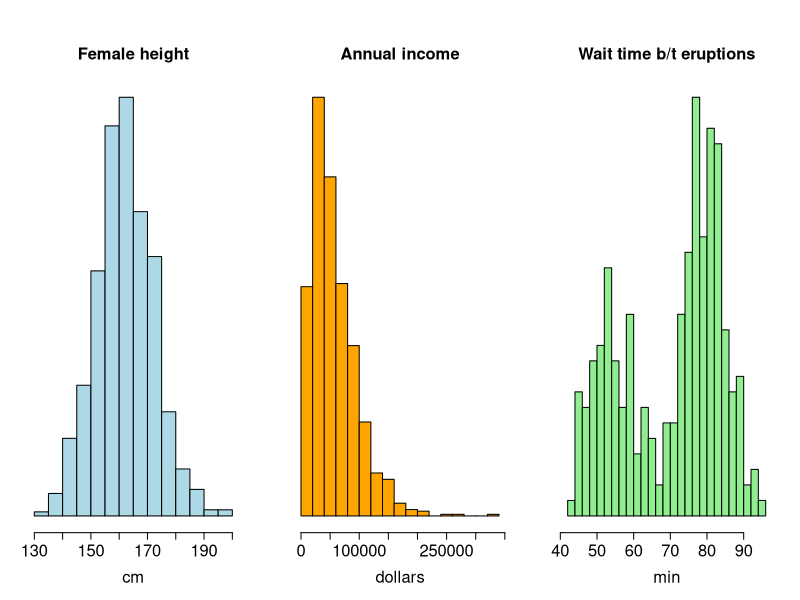
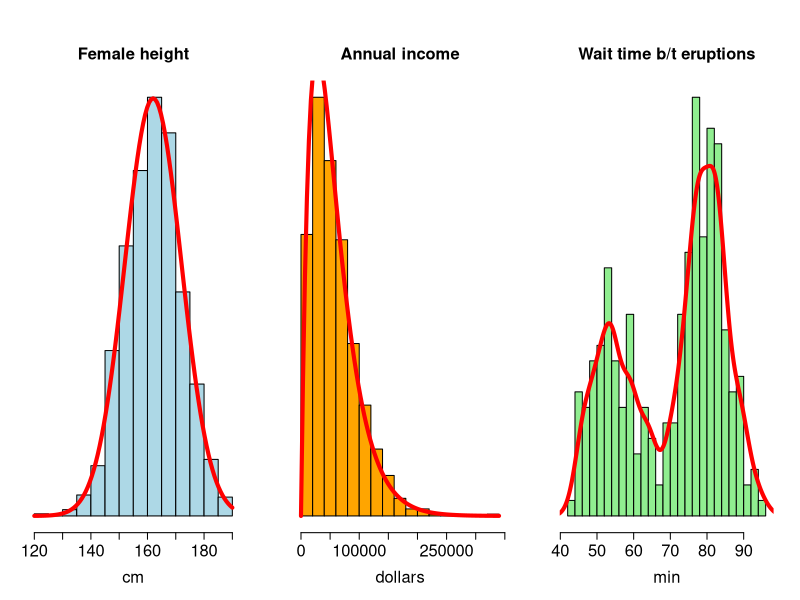
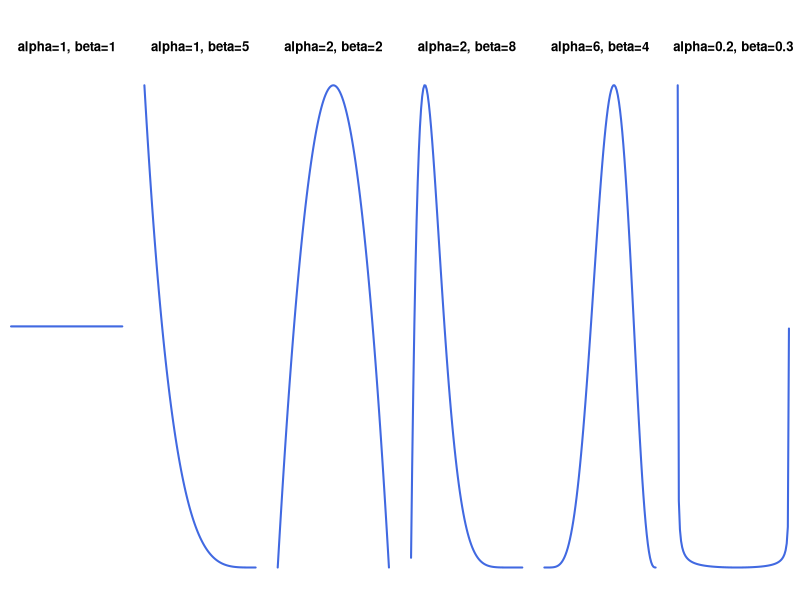
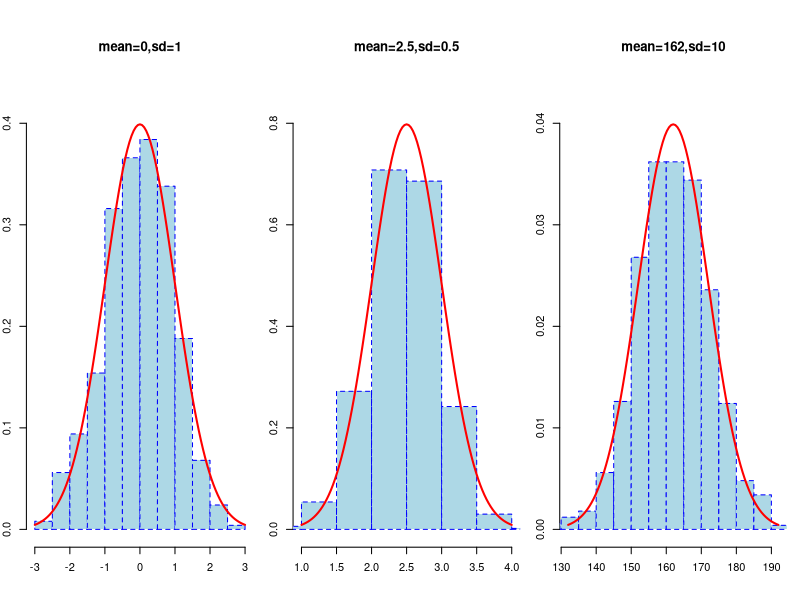

These charts were generated, in order, by the following R code:
## ---- chunk 1
#| code-fold: true
#| code-summary: "Show code"
#| out-width: 80%

par(mar=c(5.1,2,4.1,2),oma=c(0,0,2,0),mfrow=c(1,3))
hist(rnorm(n=1000,mean=162,sd=10),freq=F,
     ylab=NA,
     xlab='cm',
     main='Female height',
     yaxt='n',
     col='lightblue',
     #border='blue',lty='dashed',
     nclass=20,
     cex.lab=1.5,
     cex.axis=1.5,
     cex.main=1.5)

hist(rgamma(n=1000,shape = 2,scale = 28000),freq=F,
     xlab='dollars',
     ylab=NA,
     main='Annual income',
     #cex.main=2,
     yaxt='n',
     col='orange',
     #border='blue',lty='dashed',
     nclass=20,
     cex.lab=1.5,
     cex.axis=1.5,
     cex.main=1.5)

hist(faithful$waiting,xlab='min', main='Wait time b/t eruptions',probability=T, 
     col='lightgreen',nclass=20, yaxt='n', ylab=NA,
     cex.lab=1.5,
     cex.axis=1.5,
     cex.main=1.5)
## ---- chunk 2
#| code-fold: true
#| code-summary: "Show code"
#| out-width: 80%

par(mar=c(5.1,2,4.1,2),oma=c(0,0,2,0),mfrow=c(1,3))
hist(rnorm(n=1000,mean=162,sd=10),freq=F,
     ylab=NA,
     xlab='cm',
     main='Female height',
     yaxt='n',
     col='lightblue',
     #border='blue',lty='dashed',
     nclass=20,
     cex.lab=1.5,
     cex.axis=1.5,
     cex.main=1.5)
curve(dnorm(x,mean=162,sd=10),add=T,col='red',lwd=4)

hist(rgamma(n=1000,shape = 2,scale = 28000),freq=F,
     xlab='dollars',
     ylab=NA,
     main='Annual income',
     #cex.main=2,
     yaxt='n',
     col='orange',
     #border='blue',lty='dashed',
     nclass=20,
     cex.lab=1.5,
     cex.axis=1.5,
     cex.main=1.5)
curve(dgamma(x,shape = 2,scale=28000),add=T,col='red',lwd=4)

hist(faithful$waiting,xlab='min', main='Wait time b/t eruptions',probability=T, 
     col='lightgreen',nclass=20, yaxt='n', ylab=NA,
     cex.lab=1.5,
     cex.axis=1.5,
     cex.main=1.5)
dest = density(faithful$waiting,kernel = "gaussian",bw=2)
lines(dest, col = "red",lwd=4)
## ---- chunk 3
#| code-fold: true
#| code-summary: "Show code"
#| fig-width: 12
#| fig-height: 3
#| out-width: 80%
#| fig-align: center

beta_shapes <- list(
     c(1, 1), c(1, 5), c(2, 2), c(2, 8), c(6, 4), c(0.2, 0.3)
)
beta_titles <- c(
     "alpha=1, beta=1", "alpha=1, beta=5", "alpha=2, beta=2",
     "alpha=2, beta=8", "alpha=6, beta=4", "alpha=0.2, beta=0.3"
)

par(mfrow = c(1, 6), mar = c(1, 0.5, 3, 0.5))
for (i in seq_along(beta_shapes)) {
     curve(
          dbeta(x, shape1 = beta_shapes[[i]][1], shape2 = beta_shapes[[i]][2]),
          from = 0.001, to = 0.999,
          col = "royalblue", lwd = 2,
          xlab = "", ylab = "", axes = FALSE,
          main = beta_titles[i]
     )
}
## ---- chunk 4
#| code-fold: true
#| code-summary: "Show code"
#| fig-width: 12
#| fig-height: 3
#| out-width: 80%
#| fig-align: center

normal_means <- c(0, 2.5, 162)
normal_sds <- c(1, 0.5, 10)
normal_titles <- c("mean=0,sd=1", "mean=2.5,sd=0.5", "mean=162,sd=10")

par(mfrow = c(1, 3), mar = c(4, 2, 3, 1))
for (i in seq_along(normal_means)) {
  sample_values <- rnorm(1000, mean = normal_means[i], sd = normal_sds[i])
  hist(sample_values, probability = TRUE,
       main = normal_titles[i], xlab = "", ylab = "",
       col = "lightblue", border = "blue", lty = "dashed",
       ylim = c(0, 1.1 * dnorm(normal_means[i],
                              mean = normal_means[i], sd = normal_sds[i])),
       xlim = normal_means[i] + c(-3, 3) * normal_sds[i])
  curve(dnorm(x, mean = normal_means[i], sd = normal_sds[i]),
        add = TRUE, col = "red", lwd = 2)
}
